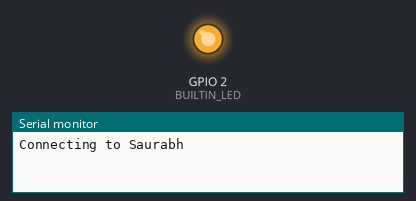
A sketch run on a simulated ESP32. Parts: output pins drawn as LEDs (lit = HIGH), the last lines printed to the serial monitor. WiFi joins after 1.5 s; servers stay silent unless stated; no MQTT or app messages arrive unless stated.

Above: at 0.1 s.
At 1.6 s:
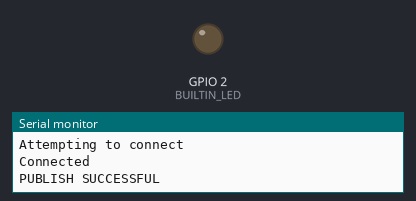
Timing chart, 0 to 3.1 s (numbered marks = the images above):
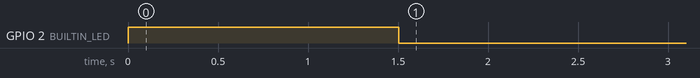

The sketch:

Pub.ino
```cpp
#include <WiFi.h>
#include <PubSubClient.h>

const char* ssid="Saurabh";
const char* password="Saurabh@95";
const char* mqtt_server="192.168.0.5";
int BUILTIN_LED=2;
WiFiClient espClient;
PubSubClient client(espClient);

void setup_wifi() {

  Serial.println();
  Serial.print("Connecting to ");
  Serial.println(ssid);
  WiFi.begin(ssid, password);

  while (WiFi.status() != WL_CONNECTED) {
    digitalWrite(BUILTIN_LED,HIGH);
    delay(500);
    Serial.print(".");
  }

  Serial.println("");
  Serial.println("WiFi connected");
  digitalWrite(BUILTIN_LED,LOW);
  Serial.println("IP address: ");
  Serial.println(WiFi.localIP());
}


void reconnect () {
  while (!client.connected() ) {
    Serial.println("Attempting to connect");

    String clientId = "iot";

    if (client.connect(clientId.c_str())) {
      Serial.println("Connected");
      client.publish("test", "Message");
      Serial.println("PUBLISH SUCCESSFUL");
    }else {
      Serial.print("Falied, rc=");
      Serial.print(client.state());
      Serial.println("Trying again in 5 seconds");
      delay(5000);
    }
  }
}


void setup() {
  pinMode(BUILTIN_LED, OUTPUT);
  Serial.begin(115200);
  setup_wifi();
  client.setServer(mqtt_server,1883);

}

void loop() {
  if (!client.connected()) {
    reconnect();
  }
  client.loop();


}
```
